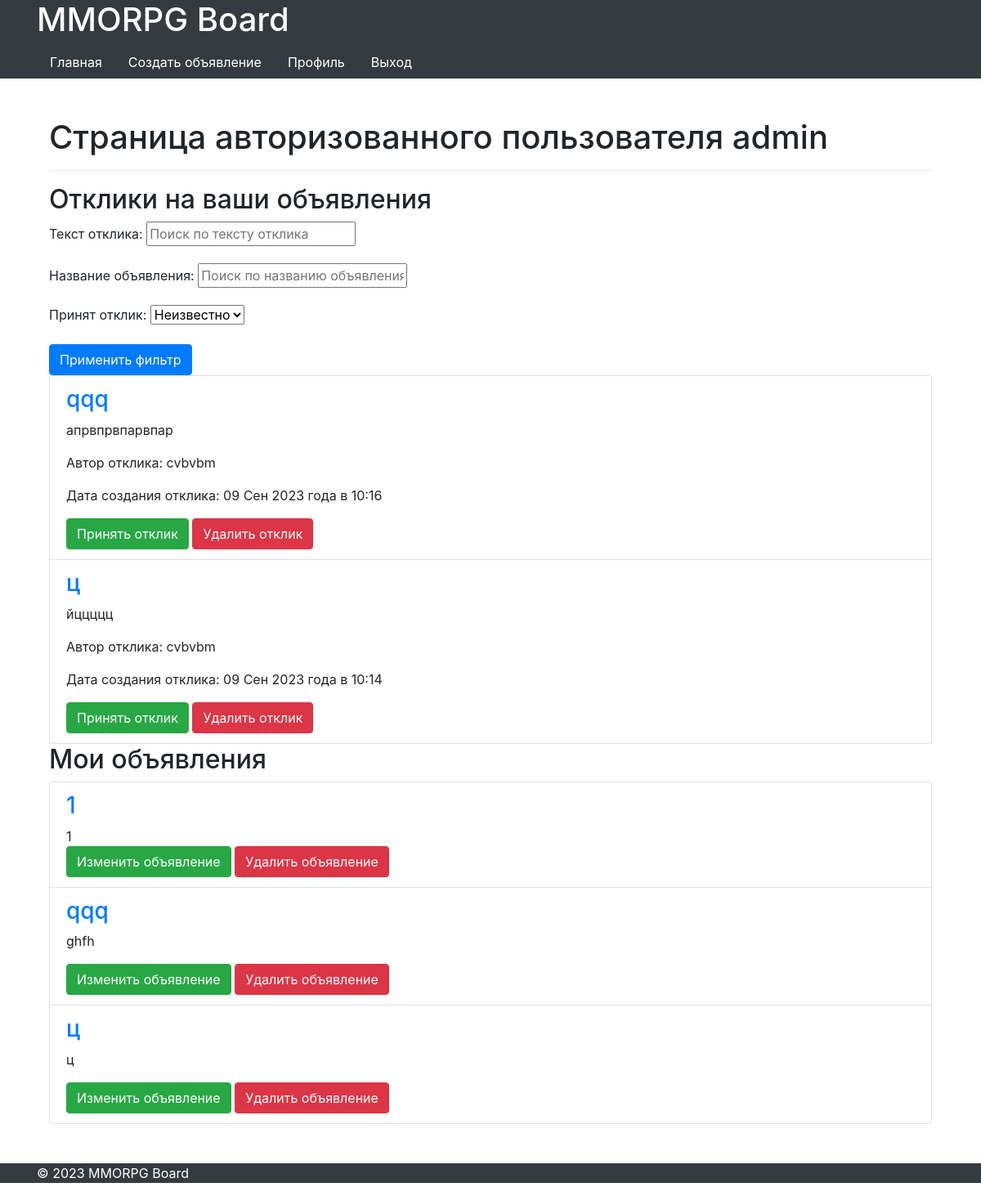
Before: /cabinet/ (signed in) with the older database file.
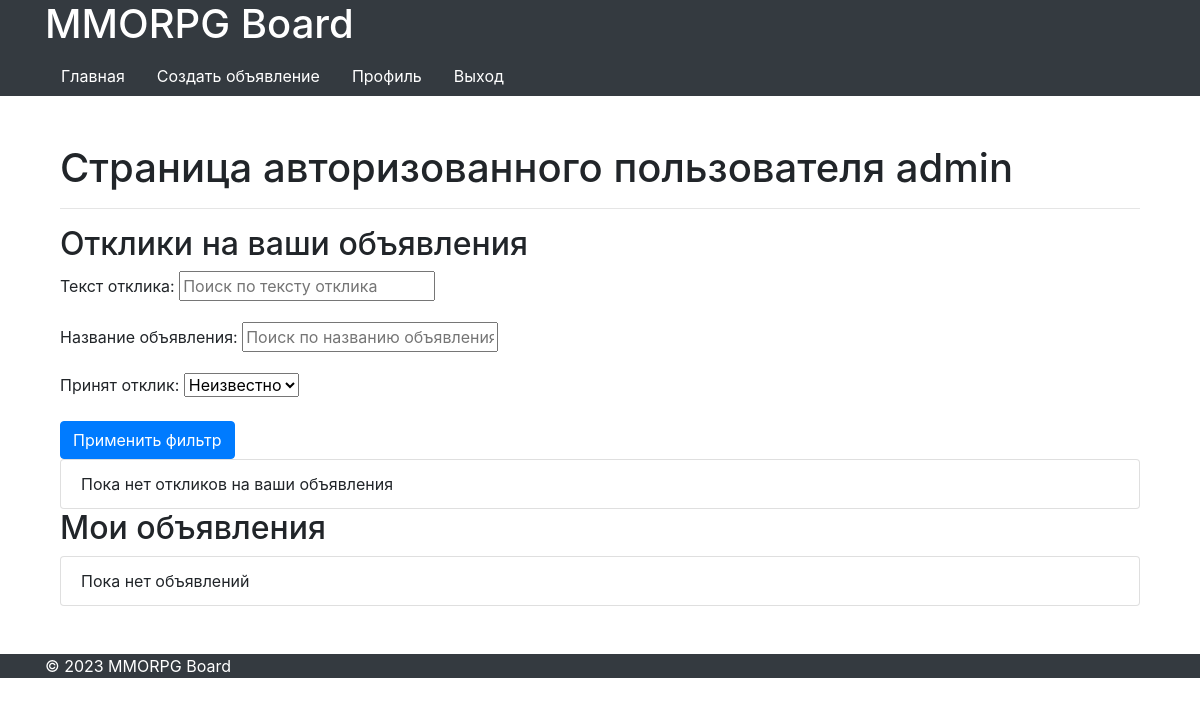
After: the same page with the newer database file.
### board/models.py (models this page shows, shortened)
class Response(models.Model):
    responseUser = models.ForeignKey(User, on_delete=models.CASCADE)
    responseText = models.TextField()
    responseAd = models.ForeignKey(Ad, on_delete=models.CASCADE)
    responseCreated_at = models.DateTimeField(auto_now_add=True)
    is_accepted = models.BooleanField(default=False)

class Ad(models.Model):
    CATEGORIES = [
        ('Танки', 'Танки'),
        ('Хилы', 'Хилы'),
        ('ДД', 'ДД'),
        ('Торговцы', 'Торговцы'),
        ('Гилдмастеры', 'Гилдмастеры'),
        ('Квестгиверы', 'Квестгиверы'),
        ('Кузнецы', 'Кузнецы'),
        ('Кожевники', 'Кожевники'),
        ('Зельевары', 'Зельевары'),
        ('Мастера заклинаний', 'Мастера заклинаний'),
    ]
    author = models.ForeignKey(User, on_delete=models.CASCADE, verbose_name='author')
    title = models.CharField(max_length=200, db_index=True)
    description = HTMLField()
    category = models.CharField(max_length=100, choices=CATEGORIES, default='Танки')
    created_at = models.DateTimeField(auto_now_add=True)

### board/views.py (the view)
# urls.py: path('cabinet/', PersonRoomView.as_view(), name='cabinet'),
class PersonRoomView(LoginRequiredMixin, TemplateView):
    template_name = 'cabinet.html'
    def get_context_data(self, **kwargs):
        context = super().get_context_data(**kwargs)
        user = self.request.user
        responses = Response.objects.filter(responseAd__author=user)
        context['responses'] = responses
        response_filter = ResponseFilter(self.request.GET, queryset=responses)
        context['response_filter'] = response_filter
        return context

### board/templates/cabinet.html (shortened to what this page needs)
{% extends 'default.html' %}
{% block content %}
<main>
    <div class="container mt-4">
        <h1>Страница авторизованного пользователя {{ request.user.username }}</h1>
        <hr>
        <h2>Отклики на ваши объявления</h2>
        <form method="get" class="response-filter-form">
            {{ response_filter.form.as_p }}
            <button type="submit" class="btn btn-primary">Применить фильтр</button>
        </form>
        <ul class="list-group">
            {% for response in response_filter.qs %}
                <li class="list-group-item">
                    <h3><a href="{% url 'board:ad_detail' response.responseAd.id %}">{{ response.responseAd.title }}</a></h3>
                    <p>{{ response.responseText|truncatechars:50 }}</p>
                    <p>Автор отклика: {{ response.responseUser }}</p>
                    <p>Дата создания отклика: {{ response.responseCreated_at|date:'d M Y года в G:i' }}</p>
                    {% if not response.is_accepted %}
                    <a href="{% url 'board:accept_response' response.id %}" class="btn btn-success">Принять отклик</a>
                    {% else %}
                    Отклик принят
                    {% endif %}
                    <a href="{% url 'board:delete_response' response.id %}" class="btn btn-danger">Удалить отклик</a>
                </li>
            {% empty %}
                <li class="list-group-item">Пока нет откликов на ваши объявления</li>
            {% endfor %}
        </ul>
        <h2>Мои объявления</h2>
        <ul class="list-group">
            {% for ad in request.user.ad_set.all %}
                <li class="list-group-item">
                    <h3><a href="{% url 'board:ad_detail' ad.id %}">{{ ad.title }}</a></h3>
                    <div class="ad-description">{{ ad.description|safe }}</div>
                    <a href="{% url 'board:ad_update' ad.id %}" class="btn btn-success">Изменить объявление</a>
                    <a href="{% url 'board:ad_delete' ad.id %}" class="btn btn-danger">Удалить объявление</a>
                </li>
            {% empty %}
                <li class="list-group-item">Пока нет объявлений</li>
            {% endfor %}
        </ul>
    </div>
</main>
{% endblock content %}

Changed rows visible on the page:
removed Response: responseAd "qqq", responseText "апрвпрвпарвпар", responseUser "cvbvbm", responseCreated_at "09 Сен 2023 года в 10:16", is_accepted "Принять отклик"
removed Response: responseAd "ц", responseText "йццццц", responseUser "cvbvbm", responseCreated_at "09 Сен 2023 года в 10:14", is_accepted "Принять отклик"
removed Ad: title "1", description "1"
removed Ad: title "qqq", description "ghfh"
removed Ad: title "ц", description "ц"
Other visible differences:
text now shown: "Пока нет откликов на ваши объявления Пока нет объявлений"
